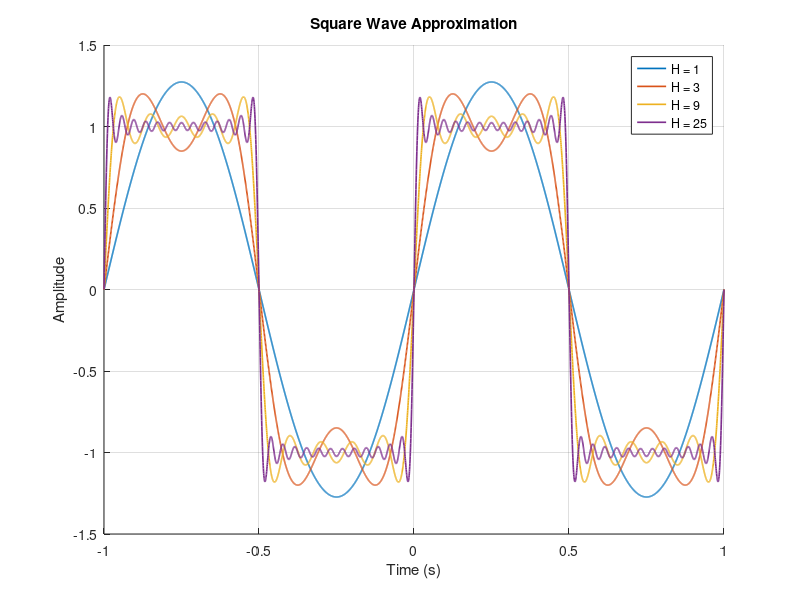

This figure's MATLAB source:
t = linspace(-1, 1, 4000);

figure
hold on

for H = [1 3 9 25]
    x = zeros(size(t));

    for k = 1:2:H
        x = x + (4/pi)*sin(2*pi*k*t)/k;
    end

    plot(t, x, 'LineWidth', 1.2, 'DisplayName', sprintf('H = %d', H));
end

grid on
xlabel('Time (s)')
ylabel('Amplitude')
title('Square Wave Approximation')
legend('show')
hold off
